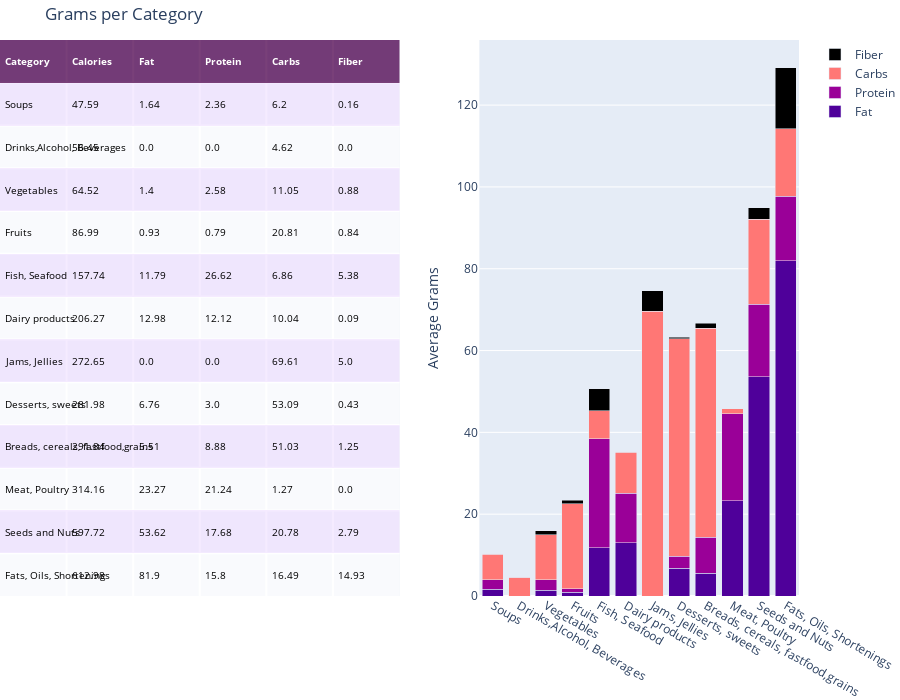

The code cell stored with this chart in its notebook:
### Code cell
# Initialize a figure with ff.create_table(table_data)
colorscale = [[0, '#4d004c'],[.5, '#f2e5ff'],[1, '#ffffff']]
fig = ff.create_table(df, height_constant=50,colorscale=colorscale)

for i in range(len(fig.layout.annotations)):
    fig.layout.annotations[i].font.size = 10
    
#Make traces 
fiber = go.Bar(x = df.Category, y=df.Fiber, 
                 marker = dict(color = '#000000'), #ffc1fe
                 name ='Fiber',
                 xaxis = 'x2', yaxis = 'y2')

fats = go.Bar(x = df.Category,y= df.Fat, 
                 marker = dict(color = '#4f009a'),
                 name ='Fat',
                 xaxis = 'x2', yaxis = 'y2')
protein = go.Bar(x = df.Category, y=df.Protein, 
                 marker = dict(color = '#9a0098'),
                 name ='Protein',
                 xaxis = 'x2', yaxis = 'y2')
carbs = go.Bar(x = df.Category, y=df.Carbs, 
                 marker = dict(color = '#ff7775'),
                 name ='Carbs',
                 xaxis = 'x2', yaxis = 'y2')

#add traces to figure 
fig.add_traces([fats, protein, carbs, fiber])

#intialize xaxis2 and yaxis2
fig['layout']['xaxis2'] = {}
fig['layout']['yaxis2'] = {}

# Edit layout for subplots
fig.layout.xaxis.update({'domain': [0, .5]})
fig.layout.xaxis2.update({'domain': [0.6, 1.]})

# The graph's yaxis2 MUST BE anchored to the graph's xaxis2 and vice versa
fig.layout.yaxis2.update({'anchor': 'x2'})

fig.layout.yaxis2.update({'title': 'Average Grams'})

# Update the margins to add a title and see graph x-labels.
fig.layout.margin.update({'t':40, 'b':0})
fig.layout.update({'title': 'Grams per Category'})

fig.update_layout(barmode='stack')

fig

### Figure 1 — Plotly figure (JSON) as saved in the notebook; plotly's stock layout.template omitted (floating-point values rounded to 4 significant figures)
{"data": [{"colorscale": [[0, "#4d004c"], [0.5, "#f2e5ff"], [1, "#ffffff"]], "hoverinfo": "none", "opacity": 0.75, "showscale": false, "type": "heatmap", "z": [[0, 0, 0, 0, 0, 0], [0.5, 0.5, 0.5, 0.5, 0.5, 0.5], [1, 1, 1, 1, 1, 1], [0.5, 0.5, 0.5, 0.5, 0.5, 0.5], [1, 1, 1, 1, 1, 1], [0.5, 0.5, 0.5, 0.5, 0.5, 0.5], [1, 1, 1, 1, 1, 1], [0.5, 0.5, 0.5, 0.5, 0.5, 0.5], [1, 1, 1, 1, 1, 1], [0.5, 0.5, 0.5, 0.5, 0.5, 0.5], [1, 1, 1, 1, 1, 1], [0.5, 0.5, 0.5, 0.5, 0.5, 0.5], [1, 1, 1, 1, 1, 1]]}, {"marker": {"color": "#4f009a"}, "name": "Fat", "type": "bar", "x": ["Soups", "Drinks,Alcohol, Beverages", "Vegetables", "Fruits", "Fish, Seafood", "Dairy products", "Jams, Jellies", "Desserts, sweets", "Breads, cereals, fastfood,grains", "Meat, Poultry", "Seeds and Nuts", "Fats, Oils, Shortenings"], "xaxis": "x2", "y": [1.64, 0, 1.4, 0.93, 11.79, 12.98, 0, 6.76, 5.51, 23.27, 53.62, 81.9], "yaxis": "y2"}, {"marker": {"color": "#9a0098"}, "name": "Protein", "type": "bar", "x": ["Soups", "Drinks,Alcohol, Beverages", "Vegetables", "Fruits", "Fish, Seafood", "Dairy products", "Jams, Jellies", "Desserts, sweets", "Breads, cereals, fastfood,grains", "Meat, Poultry", "Seeds and Nuts", "Fats, Oils, Shortenings"], "xaxis": "x2", "y": [2.36, 0, 2.58, 0.79, 26.62, 12.12, 0, 3, 8.88, 21.24, 17.68, 15.8], "yaxis": "y2"}, {"marker": {"color": "#ff7775"}, "name": "Carbs", "type": "bar", "x": ["Soups", "Drinks,Alcohol, Beverages", "Vegetables", "Fruits", "Fish, Seafood", "Dairy products", "Jams, Jellies", "Desserts, sweets", "Breads, cereals, fastfood,grains", "Meat, Poultry", "Seeds and Nuts", "Fats, Oils, Shortenings"], "xaxis": "x2", "y": [6.2, 4.62, 11.05, 20.81, 6.86, 10.04, 69.61, 53.09, 51.03, 1.27, 20.78, 16.49], "yaxis": "y2"}, {"marker": {"color": "#000000"}, "name": "Fiber", "type": "bar", "x": ["Soups", "Drinks,Alcohol, Beverages", "Vegetables", "Fruits", "Fish, Seafood", "Dairy products", "Jams, Jellies", "Desserts, sweets", "Breads, cereals, fastfood,grains", "Meat, Poultry", "Seeds and Nuts", "Fats, Oils, Shortenings"], "xaxis": "x2", "y": [0.16, 0, 0.88, 0.84, 5.38, 0.09, 5, 0.43, 1.25, 0, 2.79, 14.93], "yaxis": "y2"}], "layout": {"annotations": [{"align": "left", "font": {"color": "#ffffff", "size": 10}, "showarrow": false, "text": "<b>Category</b>", "x": -0.45, "xanchor": "left", "xref": "x", "y": 0, "yref": "y"}, {"align": "left", "font": {"color": "#ffffff", "size": 10}, "showarrow": false, "text": "<b>Calories</b>", "x": 0.55, "xanchor": "left", "xref": "x", "y": 0, "yref": "y"}, {"align": "left", "font": {"color": "#ffffff", "size": 10}, "showarrow": false, "text": "<b>Fat</b>", "x": 1.55, "xanchor": "left", "xref": "x", "y": 0, "yref": "y"}, {"align": "left", "font": {"color": "#ffffff", "size": 10}, "showarrow": false, "text": "<b>Protein</b>", "x": 2.55, "xanchor": "left", "xref": "x", "y": 0, "yref": "y"}, {"align": "left", "font": {"color": "#ffffff", "size": 10}, "showarrow": false, "text": "<b>Carbs</b>", "x": 3.55, "xanchor": "left", "xref": "x", "y": 0, "yref": "y"}, {"align": "left", "font": {"color": "#ffffff", "size": 10}, "showarrow": false, "text": "<b>Fiber</b>", "x": 4.55, "xanchor": "left", "xref": "x", "y": 0, "yref": "y"}, {"align": "left", "font": {"color": "#000000", "size": 10}, "showarrow": false, "text": "Soups", "x": -0.45, "xanchor": "left", "xref": "x", "y": 1, "yref": "y"}, {"align": "left", "font": {"color": "#000000", "size": 10}, "showarrow": false, "text": "47.59", "x": 0.55, "xanchor": "left", "xref": "x", "y": 1, "yref": "y"}, {"align": "left", "font": {"color": "#000000", "size": 10}, "showarrow": false, "text": "1.64", "x": 1.55, "xanchor": "left", "xref": "x", "y": 1, "yref": "y"}, {"align": "left", "font": {"color": "#000000", "size": 10}, "showarrow": false, "text": "2.36", "x": 2.55, "xanchor": "left", "xref": "x", "y": 1, "yref": "y"}, {"align": "left", "font": {"color": "#000000", "size": 10}, "showarrow": false, "text": "6.2", "x": 3.55, "xanchor": "left", "xref": "x", "y": 1, "yref": "y"}, {"align": "left", "font": {"color": "#000000", "size": 10}, "showarrow": false, "text": "0.16", "x": 4.55, "xanchor": "left", "xref": "x", "y": 1, "yref": "y"}, {"align": "left", "font": {"color": "#000000", "size": 10}, "showarrow": false, "text": "Drinks,Alcohol, Beverages", "x": -0.45, "xanchor": "left", "xref": "x", "y": 2, "yref": "y"}, {"align": "left", "font": {"color": "#000000", "size": 10}, "showarrow": false, "text": "56.45", "x": 0.55, "xanchor": "left", "xref": "x", "y": 2, "yref": "y"}, {"align": "left", "font": {"color": "#000000", "size": 10}, "showarrow": false, "text": "0.0", "x": 1.55, "xanchor": "left", "xref": "x", "y": 2, "yref": "y"}, {"align": "left", "font": {"color": "#000000", "size": 10}, "showarrow": false, "text": "0.0", "x": 2.55, "xanchor": "left", "xref": "x", "y": 2, "yref": "y"}, {"align": "left", "font": {"color": "#000000", "size": 10}, "showarrow": false, "text": "4.62", "x": 3.55, "xanchor": "left", "xref": "x", "y": 2, "yref": "y"}, {"align": "left", "font": {"color": "#000000", "size": 10}, "showarrow": false, "text": "0.0", "x": 4.55, "xanchor": "left", "xref": "x", "y": 2, "yref": "y"}, {"align": "left", "font": {"color": "#000000", "size": 10}, "showarrow": false, "text": "Vegetables", "x": -0.45, "xanchor": "left", "xref": "x", "y": 3, "yref": "y"}, {"align": "left", "font": {"color": "#000000", "size": 10}, "showarrow": false, "text": "64.52", "x": 0.55, "xanchor": "left", "xref": "x", "y": 3, "yref": "y"}, {"align": "left", "font": {"color": "#000000", "size": 10}, "showarrow": false, "text": "1.4", "x": 1.55, "xanchor": "left", "xref": "x", "y": 3, "yref": "y"}, {"align": "left", "font": {"color": "#000000", "size": 10}, "showarrow": false, "text": "2.58", "x": 2.55, "xanchor": "left", "xref": "x", "y": 3, "yref": "y"}, {"align": "left", "font": {"color": "#000000", "size": 10}, "showarrow": false, "text": "11.05", "x": 3.55, "xanchor": "left", "xref": "x", "y": 3, "yref": "y"}, {"align": "left", "font": {"color": "#000000", "size": 10}, "showarrow": false, "text": "0.88", "x": 4.55, "xanchor": "left", "xref": "x", "y": 3, "yref": "y"}, {"align": "left", "font": {"color": "#000000", "size": 10}, "showarrow": false, "text": "Fruits", "x": -0.45, "xanchor": "left", "xref": "x", "y": 4, "yref": "y"}, {"align": "left", "font": {"color": "#000000", "size": 10}, "showarrow": false, "text": "86.99", "x": 0.55, "xanchor": "left", "xref": "x", "y": 4, "yref": "y"}, {"align": "left", "font": {"color": "#000000", "size": 10}, "showarrow": false, "text": "0.93", "x": 1.55, "xanchor": "left", "xref": "x", "y": 4, "yref": "y"}, {"align": "left", "font": {"color": "#000000", "size": 10}, "showarrow": false, "text": "0.79", "x": 2.55, "xanchor": "left", "xref": "x", "y": 4, "yref": "y"}, {"align": "left", "font": {"color": "#000000", "size": 10}, "showarrow": false, "text": "20.81", "x": 3.55, "xanchor": "left", "xref": "x", "y": 4, "yref": "y"}, {"align": "left", "font": {"color": "#000000", "size": 10}, "showarrow": false, "text": "0.84", "x": 4.55, "xanchor": "left", "xref": "x", "y": 4, "yref": "y"}, {"align": "left", "font": {"color": "#000000", "size": 10}, "showarrow": false, "text": "Fish, Seafood", "x": -0.45, "xanchor": "left", "xref": "x", "y": 5, "yref": "y"}, {"align": "left", "font": {"color": "#000000", "size": 10}, "showarrow": false, "text": "157.74", "x": 0.55, "xanchor": "left", "xref": "x", "y": 5, "yref": "y"}, {"align": "left", "font": {"color": "#000000", "size": 10}, "showarrow": false, "text": "11.79", "x": 1.55, "xanchor": "left", "xref": "x", "y": 5, "yref": "y"}, {"align": "left", "font": {"color": "#000000", "size": 10}, "showarrow": false, "text": "26.62", "x": 2.55, "xanchor": "left", "xref": "x", "y": 5, "yref": "y"}, {"align": "left", "font": {"color": "#000000", "size": 10}, "showarrow": false, "text": "6.86", "x": 3.55, "xanchor": "left", "xref": "x", "y": 5, "yref": "y"}, {"align": "left", "font": {"color": "#000000", "size": 10}, "showarrow": false, "text": "5.38", "x": 4.55, "xanchor": "left", "xref": "x", "y": 5, "yref": "y"}, {"align": "left", "font": {"color": "#000000", "size": 10}, "showarrow": false, "text": "Dairy products", "x": -0.45, "xanchor": "left", "xref": "x", "y": 6, "yref": "y"}, {"align": "left", "font": {"color": "#000000", "size": 10}, "showarrow": false, "text": "206.27", "x": 0.55, "xanchor": "left", "xref": "x", "y": 6, "yref": "y"}, {"align": "left", "font": {"color": "#000000", "size": 10}, "showarrow": false, "text": "12.98", "x": 1.55, "xanchor": "left", "xref": "x", "y": 6, "yref": "y"}, {"align": "left", "font": {"color": "#000000", "size": 10}, "showarrow": false, "text": "12.12", "x": 2.55, "xanchor": "left", "xref": "x", "y": 6, "yref": "y"}, {"align": "left", "font": {"color": "#000000", "size": 10}, "showarrow": false, "text": "10.04", "x": 3.55, "xanchor": "left", "xref": "x", "y": 6, "yref": "y"}, {"align": "left", "font": {"color": "#000000", "size": 10}, "showarrow": false, "text": "0.09", "x": 4.55, "xanchor": "left", "xref": "x", "y": 6, "yref": "y"}, {"align": "left", "font": {"color": "#000000", "size": 10}, "showarrow": false, "text": "Jams, Jellies", "x": -0.45, "xanchor": "left", "xref": "x", "y": 7, "yref": "y"}, {"align": "left", "font": {"color": "#000000", "size": 10}, "showarrow": false, "text": "272.65", "x": 0.55, "xanchor": "left", "xref": "x", "y": 7, "yref": "y"}, {"align": "left", "font": {"color": "#000000", "size": 10}, "showarrow": false, "text": "0.0", "x": 1.55, "xanchor": "left", "xref": "x", "y": 7, "yref": "y"}, {"align": "left", "font": {"color": "#000000", "size": 10}, "showarrow": false, "text": "0.0", "x": 2.55, "xanchor": "left", "xref": "x", "y": 7, "yref": "y"}, {"align": "left", "font": {"color": "#000000", "size": 10}, "showarrow": false, "text": "69.61", "x": 3.55, "xanchor": "left", "xref": "x", "y": 7, "yref": "y"}, {"align": "left", "font": {"color": "#000000", "size": 10}, "showarrow": false, "text": "5.0", "x": 4.55, "xanchor": "left", "xref": "x", "y": 7, "yref": "y"}, {"align": "left", "font": {"color": "#000000", "size": 10}, "showarrow": false, "text": "Desserts, sweets", "x": -0.45, "xanchor": "left", "xref": "x", "y": 8, "yref": "y"}, {"align": "left", "font": {"color": "#000000", "size": 10}, "showarrow": false, "text": "281.98", "x": 0.55, "xanchor": "left", "xref": "x", "y": 8, "yref": "y"}, {"align": "left", "font": {"color": "#000000", "size": 10}, "showarrow": false, "text": "6.76", "x": 1.55, "xanchor": "left", "xref": "x", "y": 8, "yref": "y"}, {"align": "left", "font": {"color": "#000000", "size": 10}, "showarrow": false, "text": "3.0", "x": 2.55, "xanchor": "left", "xref": "x", "y": 8, "yref": "y"}, {"align": "left", "font": {"color": "#000000", "size": 10}, "showarrow": false, "text": "53.09", "x": 3.55, "xanchor": "left", "xref": "x", "y": 8, "yref": "y"}, {"align": "left", "font": {"color": "#000000", "size": 10}, "showarrow": false, "text": "0.43", "x": 4.55, "xanchor": "left", "xref": "x", "y": 8, "yref": "y"}, {"align": "left", "font": {"color": "#000000", "size": 10}, "showarrow": false, "text": "Breads, cereals, fastfood,grains", "x": -0.45, "xanchor": "left", "xref": "x", "y": 9, "yref": "y"}, {"align": "left", "font": {"color": "#000000", "size": 10}, "showarrow": false, "text": "291.84", "x": 0.55, "xanchor": "left", "xref": "x", "y": 9, "yref": "y"}, {"align": "left", "font": {"color": "#000000", "size": 10}, "showarrow": false, "text": "5.51", "x": 1.55, "xanchor": "left", "xref": "x", "y": 9, "yref": "y"}, {"align": "left", "font": {"color": "#000000", "size": 10}, "showarrow": false, "text": "8.88", "x": 2.55, "xanchor": "left", "xref": "x", "y": 9, "yref": "y"}, {"align": "left", "font": {"color": "#000000", "size": 10}, "showarrow": false, "text": "51.03", "x": 3.55, "xanchor": "left", "xref": "x", "y": 9, "yref": "y"}, {"align": "left", "font": {"color": "#000000", "size": 10}, "showarrow": false, "text": "1.25", "x": 4.55, "xanchor": "left", "xref": "x", "y": 9, "yref": "y"}, {"align": "left", "font": {"color": "#000000", "size": 10}, "showarrow": false, "text": "Meat, Poultry", "x": -0.45, "xanchor": "left", "xref": "x", "y": 10, "yref": "y"}, {"align": "left", "font": {"color": "#000000", "size": 10}, "showarrow": false, "text": "314.16", "x": 0.55, "xanchor": "left", "xref": "x", "y": 10, "yref": "y"}, {"align": "left", "font": {"color": "#000000", "size": 10}, "showarrow": false, "text": "23.27", "x": 1.55, "xanchor": "left", "xref": "x", "y": 10, "yref": "y"}, {"align": "left", "font": {"color": "#000000", "size": 10}, "showarrow": false, "text": "21.24", "x": 2.55, "xanchor": "left", "xref": "x", "y": 10, "yref": "y"}, {"align": "left", "font": {"color": "#000000", "size": 10}, "showarrow": false, "text": "1.27", "x": 3.55, "xanchor": "left", "xref": "x", "y": 10, "yref": "y"}, {"align": "left", "font": {"color": "#000000", "size": 10}, "showarrow": false, "text": "0.0", "x": 4.55, "xanchor": "left", "xref": "x", "y": 10, "yref": "y"}, {"align": "left", "font": {"color": "#000000", "size": 10}, "showarrow": false, "text": "Seeds and Nuts", "x": -0.45, "xanchor": "left", "xref": "x", "y": 11, "yref": "y"}, {"align": "left", "font": {"color": "#000000", "size": 10}, "showarrow": false, "text": "597.72", "x": 0.55, "xanchor": "left", "xref": "x", "y": 11, "yref": "y"}, {"align": "left", "font": {"color": "#000000", "size": 10}, "showarrow": false, "text": "53.62", "x": 1.55, "xanchor": "left", "xref": "x", "y": 11, "yref": "y"}, {"align": "left", "font": {"color": "#000000", "size": 10}, "showarrow": false, "text": "17.68", "x": 2.55, "xanchor": "left", "xref": "x", "y": 11, "yref": "y"}, {"align": "left", "font": {"color": "#000000", "size": 10}, "showarrow": false, "text": "20.78", "x": 3.55, "xanchor": "left", "xref": "x", "y": 11, "yref": "y"}, {"align": "left", "font": {"color": "#000000", "size": 10}, "showarrow": false, "text": "2.79", "x": 4.55, "xanchor": "left", "xref": "x", "y": 11, "yref": "y"}, {"align": "left", "font": {"color": "#000000", "size": 10}, "showarrow": false, "text": "Fats, Oils, Shortenings", "x": -0.45, "xanchor": "left", "xref": "x", "y": 12, "yref": "y"}, {"align": "left", "font": {"color": "#000000", "size": 10}, "showarrow": false, "text": "612.98", "x": 0.55, "xanchor": "left", "xref": "x", "y": 12, "yref": "y"}, {"align": "left", "font": {"color": "#000000", "size": 10}, "showarrow": false, "text": "81.9", "x": 1.55, "xanchor": "left", "xref": "x", "y": 12, "yref": "y"}, {"align": "left", "font": {"color": "#000000", "size": 10}, "showarrow": false, "text": "15.8", "x": 2.55, "xanchor": "left", "xref": "x", "y": 12, "yref": "y"}, {"align": "left", "font": {"color": "#000000", "size": 10}, "showarrow": false, "text": "16.49", "x": 3.55, "xanchor": "left", "xref": "x", "y": 12, "yref": "y"}, {"align": "left", "font": {"color": "#000000", "size": 10}, "showarrow": false, "text": "14.93", "x": 4.55, "xanchor": "left", "xref": "x", "y": 12, "yref": "y"}], "barmode": "stack", "height": 700, "margin": {"b": 0, "l": 0, "r": 0, "t": 40}, "title": {"text": "Grams per Category"}, "xaxis": {"domain": [0, 0.5], "dtick": 1, "gridwidth": 2, "showticklabels": false, "tick0": -0.5, "ticks": "", "zeroline": false}, "xaxis2": {"domain": [0.6, 1]}, "yaxis": {"autorange": "reversed", "dtick": 1, "gridwidth": 2, "showticklabels": false, "tick0": 0.5, "ticks": "", "zeroline": false}, "yaxis2": {"anchor": "x2", "title": {"text": "Average Grams"}}}}
